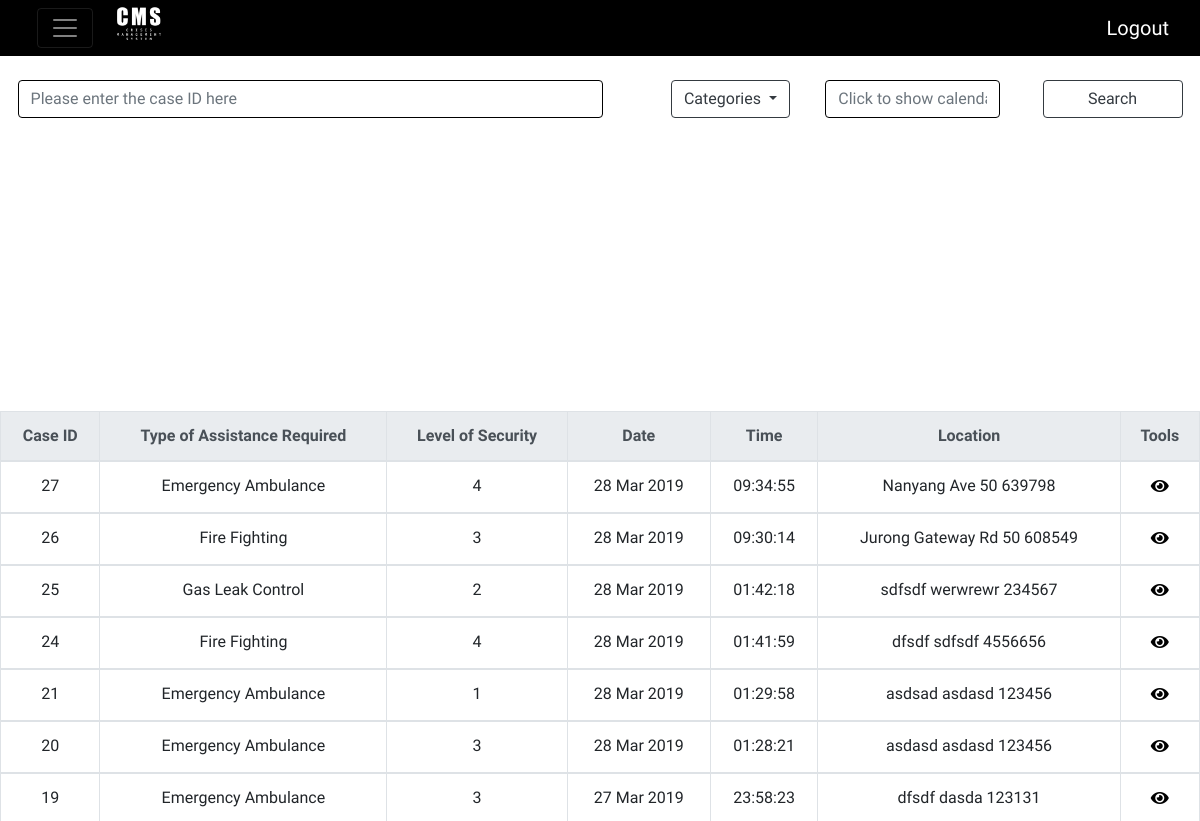
The page /cms/closed/ (signed in) on the database as committed earlier.
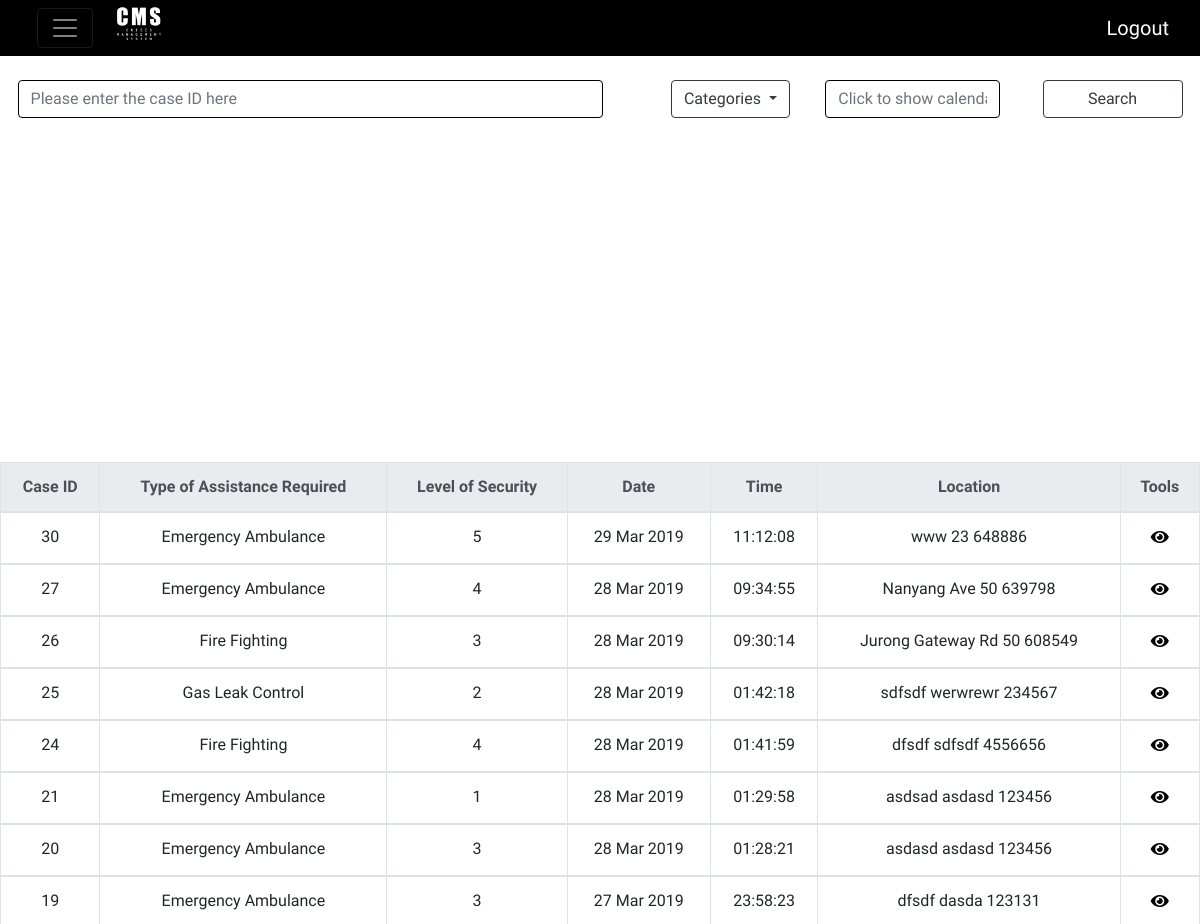
The same page on the database as committed later.
### cms/models.py (models this page shows)
class Incident(models.Model):
	Fire = 'FIR'
	Haze = 'HAZ'
	Bird = 'BIR'
	Tsunami = 'TSU'
	Aftershock = 'AFT'
	Terrorist = 'TER'
	INCIDENT_TYPE_CHOICES = (
		(Fire,'Fire outbreak'),
		(Haze, 'Haze'),
		(Bird, 'Bird flu outbreak'),
		(Tsunami, 'Tsunami'),
		(Aftershock, 'Earthquake Aftershock'),
		(Terrorist, 'Terrorist Activity')
	)
	id = models.AutoField(primary_key=True)
	submitter = models.ForeignKey(
		User,
		on_delete=models.CASCADE,
		null=True)
	caller = models.CharField(
		max_length=50,
		default='Anonymous')
	message = models.CharField(
		max_length=100,
		default='All is good')
	mobile_number = models.CharField(
		max_length = 15,
		default = '0000 0000')
	incident_type = models.CharField(
		max_length=3,
		choices=INCIDENT_TYPE_CHOICES,
		)
	incident_date = models.DateTimeField('date incident happens',
											auto_now_add=True)
	assistance_type = models.ForeignKey(
		Assistance,
		on_delete=models.CASCADE)
	severity = models.IntegerField(default=1,
		choices=(
			(1,'1'),
			(2,'2'),
			(3,'3'),
			(4,'4'),
			(5,'5'),
			))
	location = models.TextField(default ='Singapore')
	is_closed = models.BooleanField(default=False)
	incident_closed_date = models.DateTimeField(null=True)
	lat = models.FloatField(null=True)
	long = models.FloatField(null=True)
	class Meta:
		ordering = ["-incident_date"]

class Assistance(models.Model):
	number = models.CharField(
		max_length=8)
	name = models.CharField(
		max_length=50)
	def __str__(self):
		return self.name

### cms/views.py (the view)
# urls.py: path('closed/',views.ClosedIndexView.as_view(), name = "closed"),
class ClosedIndexView(LoginRequiredMixin, generic.ListView):
	model = Incident
	context_object_name = 'incident_list'
	template_name = 'cms/closedindex.html'
	conditions ={
		"severity": "severity",
		"date" : "incident_date__date"
	}
	def get_context_data(self, **kwargs):
		context = super().get_context_data(**kwargs)
		context['filter'] = IncidentFilter(self.request.GET,queryset=Incident.objects.filter(is_closed = True))
		return context

### cms/templates/cms/closedindex.html (shortened to what this page needs)
{% include "cms/nav bar.html" %}
{% block content %}
{% load tz %}
{% load static %}
{% load staticfiles %}
<html>
<head>
	<link rel="stylesheet" href="https://use.fontawesome.com/releases/v5.7.2/css/all.css">
	<link rel="stylesheet" href="http://code.jquery.com/ui/1.11.0/themes/smoothness/jquery-ui.css">
</head>
<body>
	<div class="container-fluid">
	<form id="filter" method="GET">
		<div class="row" style="margin-top: 2%;">
			<div class="col-md-6">
				<input type="text" class="form-control" placeholder="Please enter the case ID here" name="id" id="id_id" autocomplete="off" style="border:1px solid black;">
			</div>
			<div class="col-md-2 text-right">
				<div class="dropdown">
						<button class="btn btn-outline-dark dropdown-toggle" type="button" id="dropdownMenuButton" data-toggle="dropdown" aria-haspopup="true" aria-expanded="false">
							Categories
						</button>
				</div>
			</div>
			<div class="col-md-2 text-center" >
					<input type="text" name="incident_day" value="" class="datepicker form-control" id="id_incident_day" autocomplete="off" style="border:1px solid black" placeholder="Click to show calendar">
			</div>
			<div class="col-md-2 text-center">
					<button type="submit" class="btn btn-outline-dark" id="search">Search</button>
			</div>
		</div>
		<div id="assistance-menu">
			<div class="row">
				<div class="col-md-9">
				</div>
				<div class="col-md-3">
			</div>
			</div>
		</div>
		</form>
	{% if incident_list %}
		<table class = "table table-bordered table-hover" id="maintable">
			<thead class="thead-light">
				<tr>
					<th scope="col" onclick="sort(0)">Case ID</th>
					<th scope="col">Type of Assistance Required</th>
					<th scope="col" onclick="sort(2)">Level of Security</th>
					<th scope="col" onclick="sort(3)">Date</th>
					<th scope="col" onclick="sort(4)">Time</th>
					<th scope="col">Location</th>
					<th scope="col">Tools</th>
				</tr>
			</thead>
			{% for incident in filter.qs %}
			<tbody>
			<tr id = "rowid">
				<td>{{ incident.id }}</td>
				<td>{{ incident.assistance_type }}</td>
				<td>{{ incident.severity }}</td>
				{% timezone "Asia/Singapore" %}
				<td>{{ incident.incident_date|date:"d M Y" }}</td>
				<td>{{ incident.incident_date|date:"H:i:s"}}</td>
				{% endtimezone %}
				<td>{{incident.location}}</td>
				<td style="text-align: center;">
					<button class= "case-detail" btn data-id="{% url 'cms:case' incident.pk %}" ><i class="fas fa-eye"></i>
					</button>
				</td>
			</tr>
			{% empty %}
    			<script>
		    		document.getElementById("message").style.display = "block";
		    		document.getElementById("message").innerHTML = "No Incident found. Please choose a different category or value.";
		    	</script>
			{% endfor %}
			</tbody>
		</table>
	{% else %}
		<p>No incidents are available.</p>
	{% endif %}
	</div>
</body>
{% endblock %}
</html>

Rows that differ between the two databases and show on the page:
added Incident: id "30", assistance_type "Emergency Ambulance", severity "5", incident_date "29 Mar 2019", incident_date "11:12:08", location "www 23 648886"
